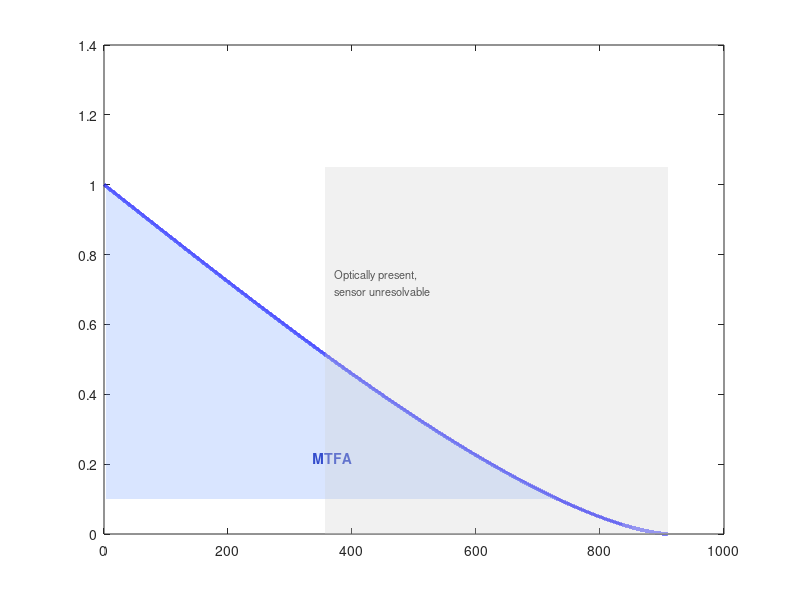

Write the MATLAB code that produced this figure. (Note: this script raises an error after producing the figure.)
%% MTF Figure 
clear; clc;

lambda  = 550e-9;       
f_num   = 2.0;         
p       = 1.4e-6;      
D_T     = 0.07;         
d_o     = 0.5;          
f       = 1.88e-3;      
NEM     = 0.10;        

xi_c   = 1 / (lambda * f_num);
xi_nyq = 1 / (2 * p);

h_i    = abs(-f/d_o) * D_T;          
xi_tom = 1 / (h_i * 1e3);             

xi  = linspace(0, xi_c, 100000);
u   = xi / xi_c;

MTF_opt = (2/pi) * (acos(u) - u .* sqrt(1 - u.^2));
MTF_opt(u >= 1) = 0;

xi_mm     = xi     * 1e-3;
xi_c_mm   = xi_c   * 1e-3;
xi_nyq_mm = xi_nyq * 1e-3;

u_nyq      = xi_nyq / xi_c;
mtf_at_nyq = (2/pi) * (acos(u_nyq) - u_nyq * sqrt(1 - u_nyq^2));

idx_nem = find(MTF_opt <= NEM, 1, 'first');
xi_nem  = xi_mm(idx_nem);

u_tom      = (xi_tom * 1e3) / xi_c;
mtf_at_tom = (2/pi) * (acos(u_tom) - u_tom * sqrt(1 - u_tom^2));

figure(3);
set(gcf, 'Units', 'inches', 'Position', [1 1 9 5.5]);
set(gcf, 'Color', 'w');

plot(xi_mm, MTF_opt, 'b-', 'LineWidth', 2.5);
hold on;

idx_tom  = find(xi_mm >= xi_tom, 1, 'first');
xi_fill  = [xi_mm(idx_tom:idx_nem), fliplr(xi_mm(idx_tom:idx_nem))];
mtf_fill = [MTF_opt(idx_tom:idx_nem), NEM*ones(1, idx_nem-idx_tom+1)];
fill(xi_fill, mtf_fill, [0.4 0.6 1.0], 'FaceAlpha', 0.25, 'EdgeColor', 'none');
text((xi_tom + xi_nem)/2, NEM + 0.12, 'MTFA', 'FontSize', 10, 'FontWeight', 'bold', 'Color', [0.2 0.3 0.8], 'HorizontalAlignment', 'center');

patch([xi_nyq_mm xi_c_mm xi_c_mm xi_nyq_mm], [0 0 1.05 1.05], [0.82 0.82 0.82], 'FaceAlpha', 0.30, 'EdgeColor', 'none');
text(xi_nyq_mm + 15, 0.72, {'Optically present,', 'sensor unresolvable'}, 'FontSize', 8, 'Color', [0.35 0.35 0.35], 'HorizontalAlignment', 'left');

yline(NEM, 'r--', 'LineWidth', 1.8);
text(15, NEM + 0.03, 'NEM = 10%', 'FontSize', 9, 'Color', 'r', 'FontWeight', 'bold');

xline(xi_tom, 'k--', 'LineWidth', 1.5);
text(xi_tom + 2, 0.55, {sprintf('\\xi_{tomato} = %.1f cy/mm', xi_tom), sprintf('MTF \\approx %.2f', mtf_at_tom)}, 'FontSize', 8, 'Color', 'k', 'HorizontalAlignment', 'left');
plot(xi_tom, mtf_at_tom, 'k^', 'MarkerSize', 8, 'MarkerFaceColor', 'k');

xline(xi_nyq_mm, 'Color', [0.0 0.55 0.0], 'LineStyle', ':', 'LineWidth', 2.0);
text(xi_nyq_mm + 4, 0.88, sprintf('\\xi_{Nyq} = %d cy/mm', round(xi_nyq_mm)), 'FontSize', 9, 'Color', [0.0 0.55 0.0], 'FontWeight', 'bold');
plot(xi_nyq_mm, mtf_at_nyq, 'o', 'MarkerSize', 8, 'MarkerFaceColor', [0.0 0.55 0.0], 'MarkerEdgeColor', [0.0 0.55 0.0]);
text(xi_nyq_mm + 4, mtf_at_nyq - 0.06, sprintf('MTF = %.3f', mtf_at_nyq), 'FontSize', 8, 'Color', [0.0 0.55 0.0]);

xline(xi_c_mm, 'm:', 'LineWidth', 2.0);
text(xi_c_mm - 10, 0.88, sprintf('\\xi_c = %d cy/mm', round(xi_c_mm)), 'FontSize', 9, 'Color', 'm', 'FontWeight', 'bold', 'HorizontalAlignment', 'right');

plot(xi_nem, NEM, 'rs', 'MarkerSize', 8, 'MarkerFaceColor', 'r');
text(xi_nem + 4, NEM + 0.05, sprintf('Detectability limit\n\\xi = %.0f cy/mm', xi_nem), 'FontSize', 8, 'Color', 'r');

xlabel('Spatial Frequency  \xi  (cy/mm)', 'FontSize', 12);
ylabel('MTF', 'FontSize', 12);
title({'Diffraction-Limited MTF  --  D435i RGB Lens', 'Circular aperture,  lambda = 550 nm,  f/# = 2.0,  p = 1.4 um'},'FontSize', 11, 'Interpreter', 'none');
grid on;
grid minor;
ylim([0 1.05]);
xlim([0 xi_c_mm * 1.05]);
set(gca, 'FontSize', 10, 'LineWidth', 1.0, 'Color', 'w');
box on;
hold off;
